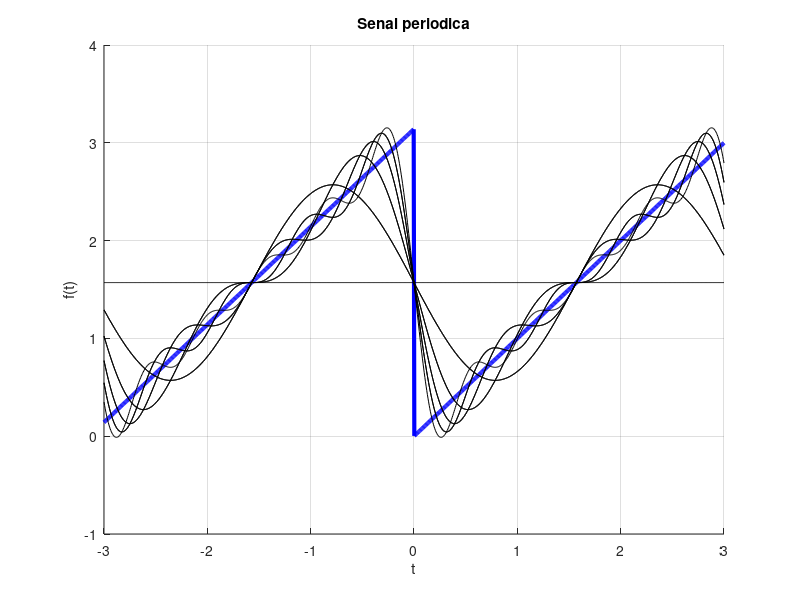

This figure's MATLAB source:
clear all; close all; clc;

N = 1000;
tmin = -3;
tmax = 3;
t = linspace(tmin, tmax, N);

y1=(pi+t).*(-pi<=t & t<=0);
y2=(t).*(0<t & t<=pi);
y=y1+y2;

a = pi/2;

figure
hold on
plot(t,y,'b-','LineWidth',3);

for n = 1:10
    a = a + ( ((sin(pi*n)/n)*cos(n*t)) + ((2*sin(pi*n)-pi*n*cos(n*pi)-pi*n)/(pi*(n^2)))*sin(n*t));
    plot(t,a,'k-');
end

title('Senal periodica');
xlabel('t');
ylabel('f(t)');
hold off
grid on;